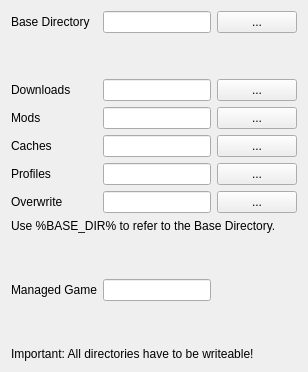
     <widget class="QWidget" name="pathsTab">
      <attribute name="title">
       <string>Paths</string>
      </attribute>
      <layout class="QVBoxLayout" name="verticalLayout_10">
       <item>
        <layout class="QGridLayout" name="gridLayout_2">
         <item row="6" column="2">
          <widget class="QPushButton" name="browseOverwriteDirBtn">
           <property name="text">
            <string>...</string>
           </property>
          </widget>
         </item>
         <item row="3" column="2">
          <widget class="QPushButton" name="browseModDirBtn">
           <property name="text">
            <string notr="true">...</string>
           </property>
          </widget>
         </item>
         <item row="6" column="1">
          <widget class="QLineEdit" name="overwriteDirEdit"/>
         </item>
         <item row="0" column="2">
          <widget class="QPushButton" name="browseBaseDirBtn">
           <property name="text">
            <string>...</string>
           </property>
          </widget>
         </item>
         <item row="0" column="1">
          <widget class="QLineEdit" name="baseDirEdit"/>
         </item>
         <item row="4" column="0">
          <widget class="QLabel" name="label_9">
           <property name="text">
            <string>Caches</string>
           </property>
          </widget>
         </item>
         <item row="6" column="0">
          <widget class="QLabel" name="label_24">
           <property name="text">
            <string>Overwrite</string>
           </property>
          </widget>
         </item>
         <item row="2" column="1">
          <widget class="QLineEdit" name="downloadDirEdit">
           <property name="toolTip">
            <string>Directory where downloads are stored.</string>
           </property>
           <property name="whatsThis">
            <string>Directory where downloads are stored.</string>
           </property>
          </widget>
         </item>
         <item row="4" column="1">
          <widget class="QLineEdit" name="cacheDirEdit"/>
         </item>
         <item row="4" column="2">
          <widget class="QPushButton" name="browseCacheDirBtn">
           <property name="text">
            <string notr="true">...</string>
           </property>
          </widget>
         </item>
         <item row="2" column="0">
          <widget class="QLabel" name="label_7">
           <property name="text">
            <string>Downloads</string>
           </property>
          </widget>
         </item>
         <item row="1" column="1">
          <spacer name="verticalSpacer_8">
           <property name="orientation">
            <enum>Qt::Vertical</enum>
           </property>
           <property name="sizeHint" stdset="0">
            <size>
             <width>20</width>
             <height>40</height>
            </size>
           </property>
          </spacer>
         </item>
         <item row="5" column="0">
          <widget class="QLabel" name="label_22">
           <property name="text">
            <string>Profiles</string>
           </property>
          </widget>
         </item>
         <item row="2" column="2">
          <widget class="QPushButton" name="browseDownloadDirBtn">
           <property name="sizePolicy">
            <sizepolicy hsizetype="Fixed" vsizetype="Fixed">
             <horstretch>0</horstretch>
             <verstretch>0</verstretch>
            </sizepolicy>
           </property>
           <property name="text">
            <string notr="true">...</string>
           </property>
          </widget>
         </item>
         <item row="5" column="1">
          <widget class="QLineEdit" name="profilesDirEdit"/>
         </item>
         <item row="3" column="1">
          <widget class="QLineEdit" name="modDirEdit">
           <property name="toolTip">
            <string>Directory where mods are stored.</string>
           </property>
           <property name="whatsThis">
            <string>Directory where mods are stored. Please note that changing this will break all associations of profiles with mods that don't exist in the new location (with the same name).</string>
           </property>
          </widget>
         </item>
         <item row="5" column="2">
          <widget class="QPushButton" name="browseProfilesDirBtn">
           <property name="text">
            <string>...</string>
           </property>
          </widget>
         </item>
         <item row="11" column="1">
          <widget class="QLineEdit" name="managedGameDirEdit">
           <property name="acceptDrops">
            <bool>false</bool>
           </property>
           <property name="readOnly">
            <bool>true</bool>
           </property>
          </widget>
         </item>
         <item row="3" column="0">
          <widget class="QLabel" name="label_8">
           <property name="text">
            <string>Mods</string>
           </property>
          </widget>
         </item>
         <item row="10" column="1">
          <spacer name="verticalSpacer_7">
           <property name="orientation">
            <enum>Qt::Vertical</enum>
           </property>
           <property name="sizeHint" stdset="0">
            <size>
             <width>20</width>
             <height>40</height>
            </size>
           </property>
          </spacer>
         </item>
         <item row="11" column="0">
          <widget class="QLabel" name="label_29">
           <property name="text">
            <string>Managed Game</string>
           </property>
          </widget>
         </item>
         <item row="0" column="0">
          <widget class="QLabel" name="label_25">
           <property name="text">
            <string>Base Directory</string>
           </property>
          </widget>
         </item>
         <item row="9" column="0" colspan="3">
          <widget class="QLabel" name="label_26">
           <property name="text">
            <string>Use %BASE_DIR% to refer to the Base Directory.</string>
           </property>
          </widget>
         </item>
        </layout>
       </item>
       <item>
        <spacer name="verticalSpacer_6">
         <property name="orientation">
          <enum>Qt::Vertical</enum>
         </property>
         <property name="sizeHint" stdset="0">
          <size>
           <width>20</width>
           <height>40</height>
          </size>
         </property>
        </spacer>
       </item>
       <item>
        <widget class="QLabel" name="label_23">
         <property name="text">
          <string>Important: All directories have to be writeable!</string>
         </property>
        </widget>
       </item>
      </layout>
     </widget>
